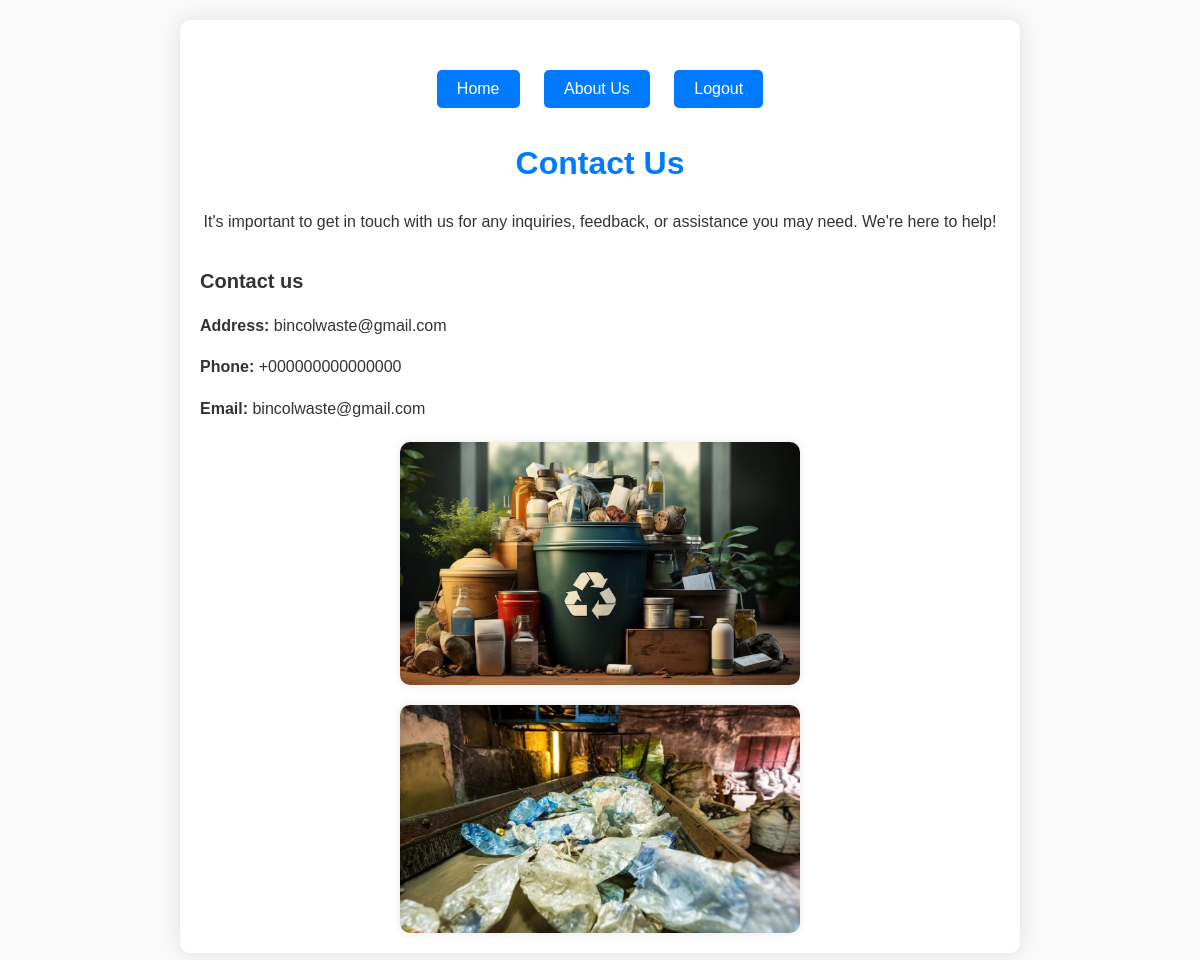
The page /contact-us/ on the database its author committed.
### bincol_pro/models.py (models this page shows)
class ContactUs(models.Model):
    title = models.CharField(max_length=100)
    address = models.CharField(max_length=200)
    phone = models.CharField(max_length=20)
    email = models.EmailField()

### bincol_pro/views.py (the view)
# urls.py: path('contact-us/', views.contact_us, name='contact_us'),
def contact_us(request):
    contact_page = ContactUs.objects.first()  # Assuming there's only one Contact Us page
    return render(request, 'contact_us.html', {'contact_page': contact_page})

### bincol_pro/templates/contact_us.html (shortened to what this page needs)
<!DOCTYPE html>
<html lang="en">
<head>
</head>
<body>
    <div class="container">
        <div class="button-container">
            <button onclick="window.location.href='{% url 'home' %}'">Home</button>
            <button onclick="window.location.href='{% url 'about_us' %}'">About Us</button>
            <button onclick="window.location.href='{% url 'login' %}'">Logout</button>
        </div>
        <h1>Contact Us</h1>
        <p style="text-align: center;">It's important to get in touch with us for any inquiries, feedback, or assistance you may need. We're here to help!</p>
        <div class="contact-info">
            <h2>{{ contact_page.title }}</h2>
            <p><strong>Address:</strong> {{ contact_page.address }}</p>
            <p><strong>Phone:</strong> {{ contact_page.phone }}</p>
            <p><strong>Email:</strong> {{ contact_page.email }}</p>
            <img src="\static\contact_us_1.jpg" alt="Contact Image 1">
            <img src="\static\contact_us_2.jpg" alt="Contact Image 2">
        </div>
    </div>
</body>
</html>

### bincol_pro/templates/contact_us.html (style rules this page uses)
body { font-family: Arial, sans-serif; background-color: #f9f9f9; margin: 0; padding: 0; box-sizing: border-box; line-height: 1.6; color: #333; }
.container { max-width: 800px; margin: 20px auto; padding: 20px; background-color: #fff; border-radius: 10px; box-shadow: 0 0 20px rgba(0, 0, 0, 0.1); }
h1 { text-align: center; margin-top: 30px; margin-bottom: 20px; color: #007bff; }
p { font-size: 16px; margin-bottom: 15px; }
h2 { font-size: 20px; color: #333; margin-top: 30px; margin-bottom: 10px; }
.button-container { margin-top: 30px; text-align: center; }
.button-container button { padding: 10px 20px; margin: 0 10px; background-color: #007bff; color: #fff; border: none; border-radius: 5px; cursor: pointer; font-size: 16px; transition: background-color 0.3s ease; }
.contact-info { margin-top: 20px; }
.contact-info p { margin-bottom: 10px; }
.contact-info img { display: block; margin: 0 auto; max-width: 400px; height: auto; margin-top: 20px; border-radius: 10px; box-shadow: 0 0 10px rgba(0, 0, 0, 0.1); }

### rows shown on the page
ContactUs: title "Contact us", address "bincolwaste@gmail.com", phone "+000000000000000", email "bincolwaste@gmail.com"
